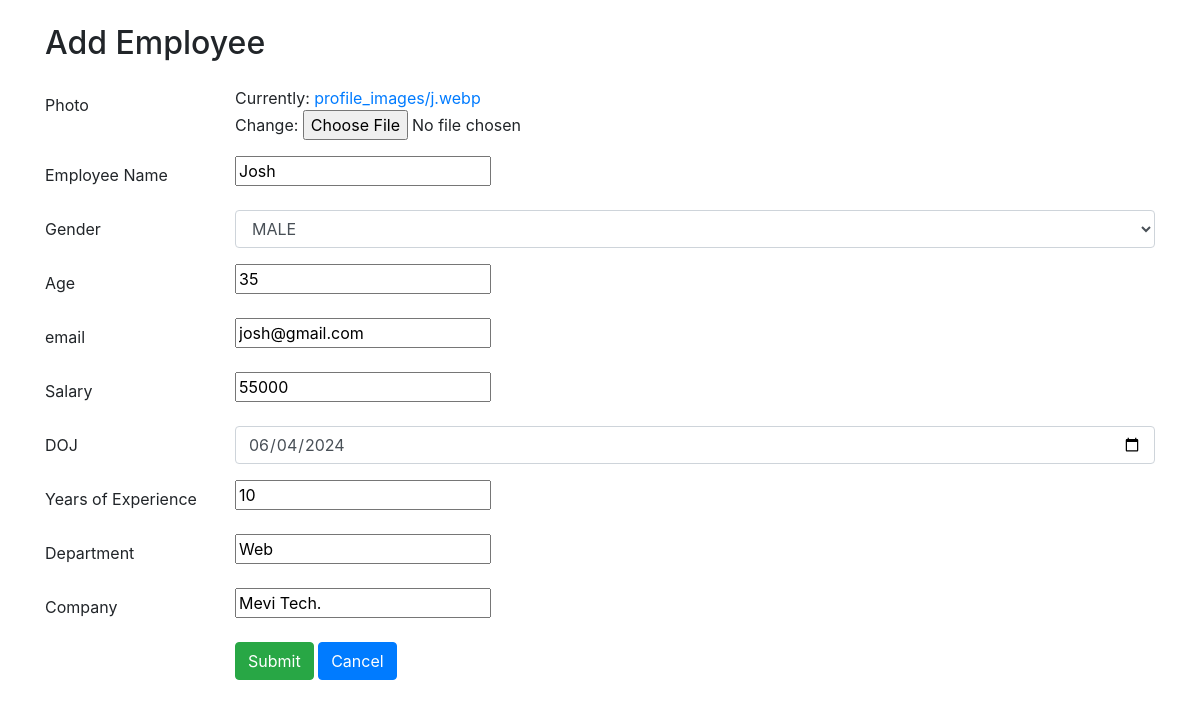
The app's page /edit/4 with its own data.
### employeeapp/models.py (models this page shows, shortened)
class Employee(models.Model):
    g=[
        ('FEMALE','FEMALE'),
        ('MALE','MALE'),
    ]
    profile=models.ImageField(upload_to='profile_images/',null=True)
    eid=models.AutoField(primary_key=True)
    ename=models.CharField(max_length=50)
    egender=models.CharField(choices=g,max_length=50)
    eage=models.IntegerField()
    email=models.EmailField(null=True,unique=True)
    esalary=models.IntegerField()
    doj=models.DateField(null=True)
    eyoe=models.CharField(max_length=200)
    edep=models.CharField(max_length=200)
    company=models.CharField(max_length=200)

### employeeapp/views.py (the view)
# urls.py: path('edit/<int:pk>',views.editemployee,name='editemployee')
def editemployee(request,pk):
    emp1=get_object_or_404(Employee,pk=pk)
    if(request.method == 'POST'):
        form=Employeeform(request.POST,instance=emp1)
        if(form.is_valid):
            book1=form.save()
            return redirect(viewemployee)
    else:
        form=Employeeform(instance=emp1)
        return render(request,'addemployee.html', {'form':form})

### employeeapp/forms.py
class Employeeform(forms.ModelForm):
    class Meta:
        model=Employee
        fields=['ename', 'egender', 'eage', 'email','esalary','doj', 'eyoe','edep','company','profile']
        widgets={
            'doj':forms.DateInput(attrs={
                'class':'form-control','type':'date'
            }),
            'egender':forms.Select(attrs={
                'class':'form-control'
        })
        }

### employeeapp/templates/addemployee.html (shortened to what this page needs)
<!DOCTYPE html>
<html lang="en">
<head>
    <link rel="stylesheet" href="https://cdn.jsdelivr.net/npm/bootstrap@4.6.2/dist/css/bootstrap.min.css">
</head>
<body>
    <div class="container  mt-4">
        <h2 class="">Add Employee</h2>
        <form method="post" class="mt-4" enctype="multipart/form-data">
            <div class="form-group row">
                <label class="col-sm-2 col-form-label">Photo</label>
                <div class="col-sm-10">
                    {{ form.profile }}
                </div>
            </div>
            <div class="form-group row">
                <label class="col-sm-2 col-form-label">Employee Name</label>
                <div class="col-sm-10">
                    {{ form.ename }}
                </div>
            </div>
            <div class="form-group row">
                <label class="col-sm-2 col-form-label">Gender</label>
                <div class="col-sm-10">
                    {{ form.egender }}
                </div>
            </div>
            <div class="form-group row">
                <label class="col-sm-2 col-form-label">Age</label>
                <div class="col-sm-10">
                    {{ form.eage }}
                </div>
            </div>
            <div class="form-group row">
                <label class="col-sm-2 col-form-label">email</label>
                <div class="col-sm-10">
                    {{ form.email }}
                </div>
            </div>
            <div class="form-group row">
                <label class="col-sm-2 col-form-label">Salary</label>
                <div class="col-sm-10">
                    {{ form.esalary }}
                </div>
            </div>
            <div class="form-group row">
                <label class="col-sm-2 col-form-label">DOJ</label>
                <div class="col-sm-10">
                    {{ form.doj }}
                </div>
            </div>
            <div class="form-group row">
                <label class="col-sm-2 col-form-label">Years of Experience</label>
                <div class="col-sm-10">
                    {{ form.eyoe }}
                </div>
            </div>
            <div class="form-group row">
                <label class="col-sm-2 col-form-label">Department</label>
                <div class="col-sm-10">
                    {{ form.edep }}
                </div>
            </div>
            <div class="form-group row">
                <label class="col-sm-2 col-form-label">Company</label>
                <div class="col-sm-10">
                    {{ form.company }}
                </div>
            </div>
            <div class="form-group row">
                <div class="col-sm-10 offset-sm-2">
                    <button type="submit" class="btn btn-success">Submit</button>
                    <a href="{% url 'viewemployee' %}" class="btn btn-primary">Cancel</a>
                </div>
            </div>
        </form>
    </div>
</body>
</html>

### records on screen
Employee: ename "Josh", egender "MALE", eage "35", email "josh@gmail.com", esalary "55000", doj "06/04/2024", eyoe "10", edep "Web", company "Mevi Tech."
